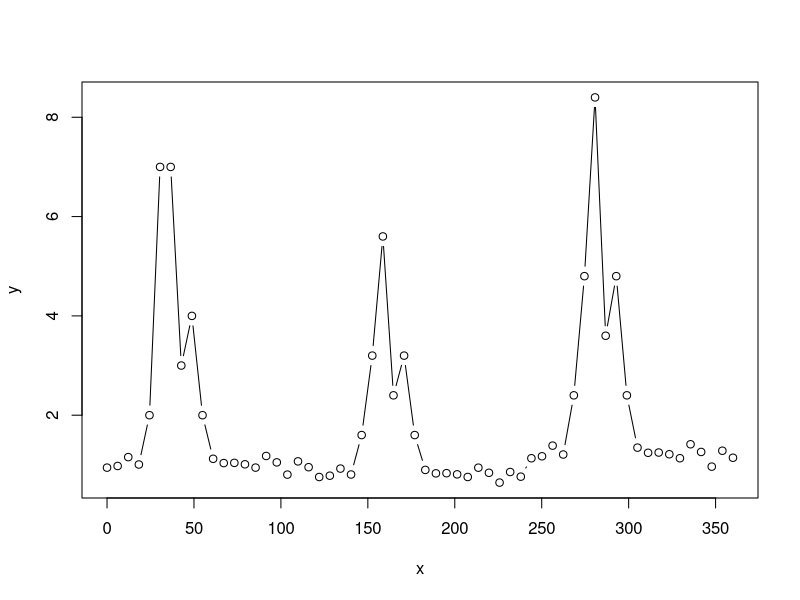
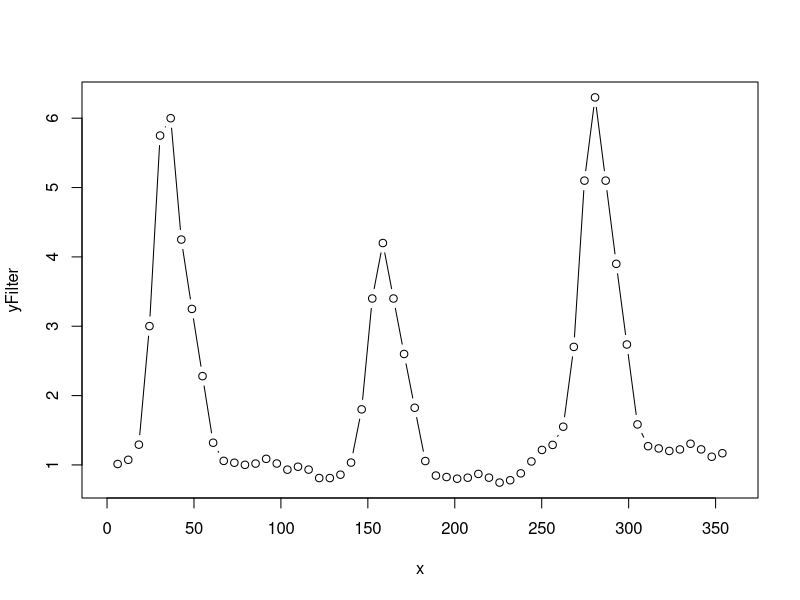
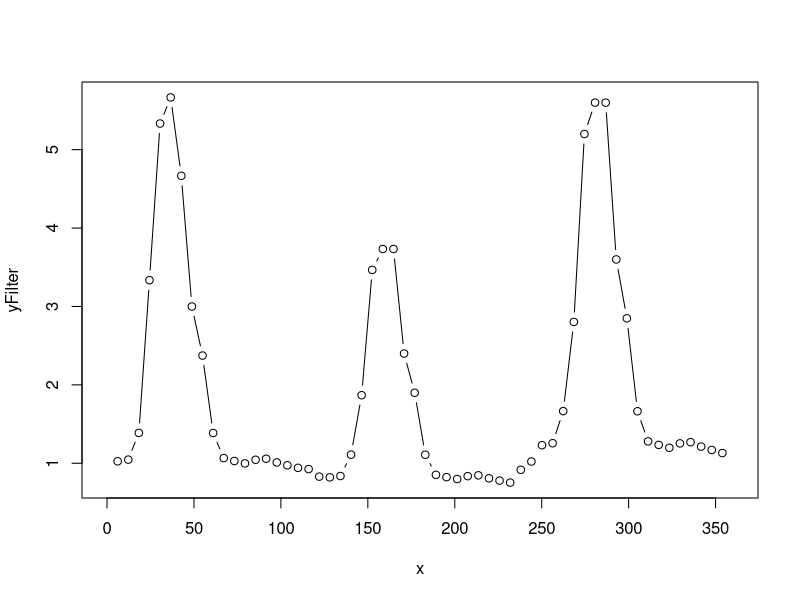

These charts were generated, in order, by the following R code:
## generate test data with 3 peaks
set.seed(123)
x <- seq(0, 360, length = 20)
y <- abs(rnorm(20, mean = 1, sd = 0.1))
y[5:10] <- c(2, 4, 7, 3, 4, 2)
y <- c(y, 0.8 * y, 1.2 * y)
x <- seq(0, 360, along = y)
y[6] <- y[7]   # test case with 2 neighbouring equal points

## plot the test data
plot(x, y, type="b")

#moving average, with kernals weighting middle value (i.e. point in x) twice as values on either side
yFilter<- filter(y, c(1,2,1), sides = 2, method=c("convolution")) / 4
max(yFilter)
plot(x, yFilter, type = "b")

#moving average, with kernals equally weighted
yFilter<- filter(y, c(1,1,1), sides = 2, method=c("convolution")) / 3
plot(x, yFilter, type= "b")